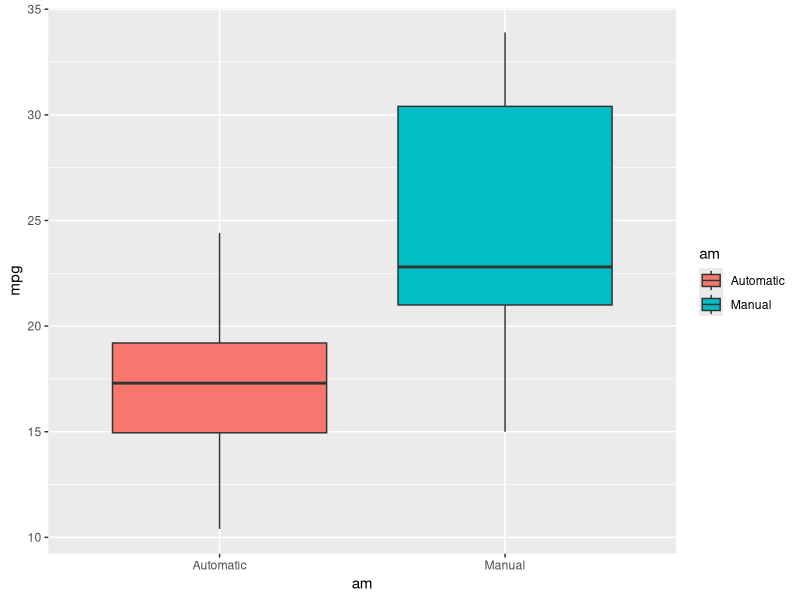

This figure's R source:
## ---- chunk 1
library('ggplot2')
library('datasets'); data('mtcars')
mtcars$am <- as.factor(mtcars$am)
levels(mtcars$am) <- c('Automatic', 'Manual')
## ---- chunk 2
tTest1 <- t.test(formula = mpg ~ am, data = mtcars)
tTest1$p.value
## ---- chunk 3
lm1 <- lm(mpg ~ am, data = mtcars)
summary(lm1)
## ---- chunk 4
lmAll <- lm(mpg ~ ., data = mtcars)
summary(lmAll)

# Variance inflation factors
require('car'); vif(lmAll)
## ---- chunk 5
lm3 <- lm(mpg ~ am + hp + drat + qsec + vs + gear + carb, data = mtcars)
summary(lm3)
## ---- chunk 6

## ---- chunk 7

## ---- chunk 8

## ---- chunk 9
str(mtcars)
head(mtcars)
## ---- chunk 10
qplot(am, mpg, data=mtcars, geom='boxplot', fill=am)
